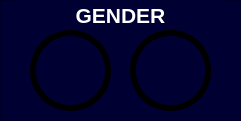
  <widget class="QFrame" name="frame_9">
   <property name="geometry">
    <rect>
     <x>880</x>
     <y>670</y>
     <width>241</width>
     <height>121</height>
    </rect>
   </property>
   <property name="styleSheet">
    <string notr="true">background-color: rgb(0, 0, 50)</string>
   </property>
   <property name="frameShape">
    <enum>QFrame::StyledPanel</enum>
   </property>
   <property name="frameShadow">
    <enum>QFrame::Raised</enum>
   </property>
   <widget class="QPushButton" name="pushButton_setting_5">
    <property name="geometry">
     <rect>
      <x>30</x>
      <y>30</y>
      <width>81</width>
      <height>81</height>
     </rect>
    </property>
    <property name="font">
     <font>
      <family>MS PGothic</family>
      <pointsize>28</pointsize>
     </font>
    </property>
    <property name="cursor">
     <cursorShape>PointingHandCursor</cursorShape>
    </property>
    <property name="styleSheet">
     <string notr="true">border-width: 6px;
border-style: solid;
border-radius: 40px;
border-color: black;

</string>
    </property>
    <property name="text">
     <string/>
    </property>
    <property name="icon">
     <iconset>
      <normaloff>photos/user_male2-512.png</normaloff>photos/user_male2-512.png</iconset>
    </property>
    <property name="iconSize">
     <size>
      <width>72</width>
      <height>70</height>
     </size>
    </property>
   </widget>
   <widget class="QPushButton" name="pushButton_setting_6">
    <property name="geometry">
     <rect>
      <x>130</x>
      <y>30</y>
      <width>81</width>
      <height>81</height>
     </rect>
    </property>
    <property name="font">
     <font>
      <family>MS PGothic</family>
      <pointsize>28</pointsize>
     </font>
    </property>
    <property name="cursor">
     <cursorShape>PointingHandCursor</cursorShape>
    </property>
    <property name="styleSheet">
     <string notr="true">border-width: 6px;
border-style: solid;
border-radius: 40px;
border-color: black</string>
    </property>
    <property name="text">
     <string/>
    </property>
    <property name="icon">
     <iconset>
      <normaloff>photos/sfdf.png</normaloff>photos/sfdf.png</iconset>
    </property>
    <property name="iconSize">
     <size>
      <width>72</width>
      <height>70</height>
     </size>
    </property>
   </widget>
   <widget class="QLabel" name="label_27">
    <property name="geometry">
     <rect>
      <x>20</x>
      <y>0</y>
      <width>201</width>
      <height>31</height>
     </rect>
    </property>
    <property name="styleSheet">
     <string notr="true"/>
    </property>
    <property name="text">
     <string>&lt;html&gt;&lt;head/&gt;&lt;body&gt;&lt;p align=&quot;center&quot;&gt;&lt;span style=&quot; font-size:16pt; font-weight:600; color:#ffffff;&quot;&gt;GENDER&lt;/span&gt;&lt;/p&gt;&lt;/body&gt;&lt;/html&gt;</string>
    </property>
   </widget>
   <zorder>label_27</zorder>
   <zorder>pushButton_setting_5</zorder>
   <zorder>pushButton_setting_6</zorder>
  </widget>
